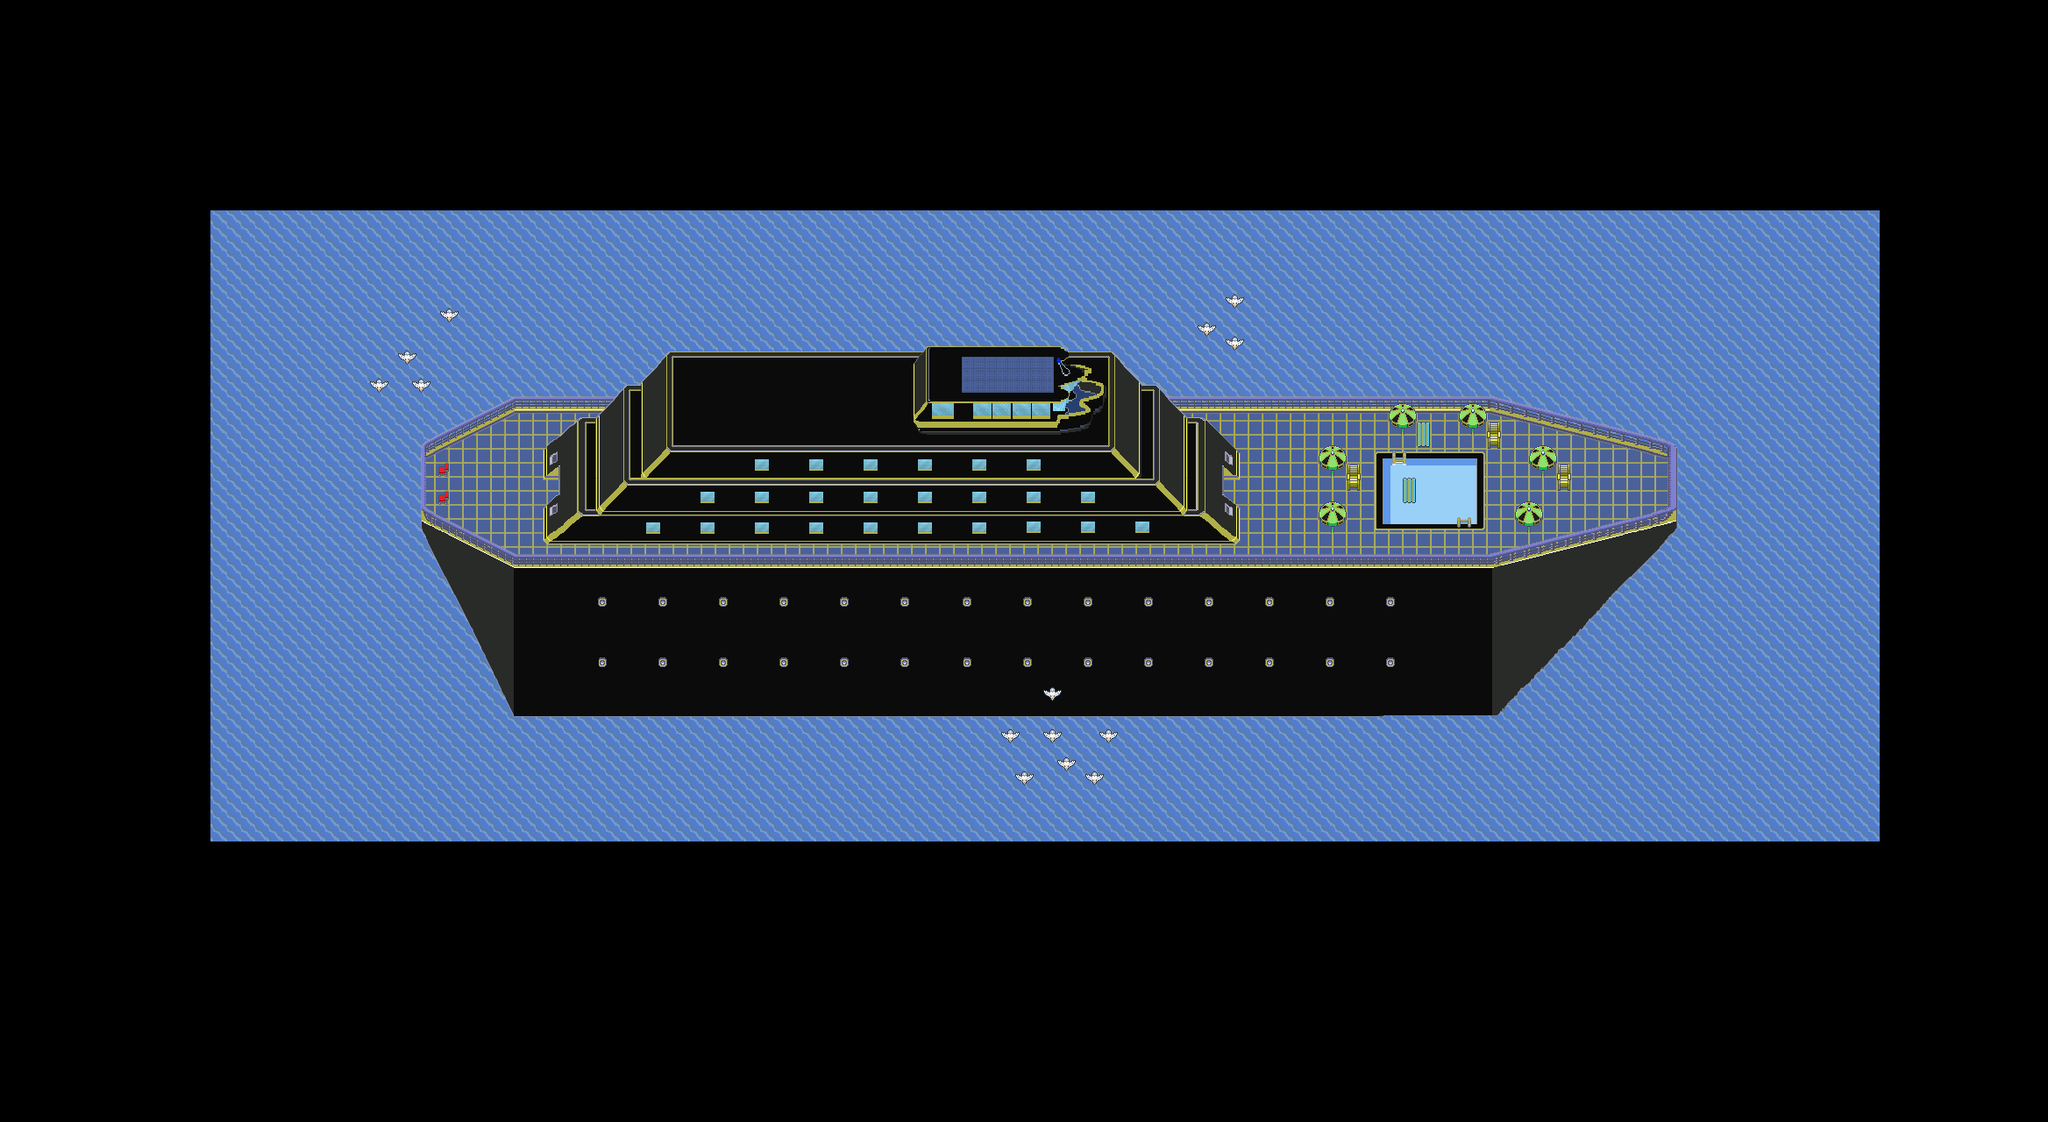

Rendered tile map (Tiled .tmx) drawn with the repository's tilesets; below, a short description and the map source with its tile grids summarised:
An orthogonal 146x80 tile map with 16x16 px tiles, 6 tile layers (Walkable, Walkable, Collisions, Water, ...), 5 tilesets.

<map version="1.0" orientation="orthogonal" width="146" height="80" tilewidth="16" tileheight="16">
 <properties>
  <property name="dayPokemonChances" value="" />
  <property name="dayPokemonLevels" value="" />
  <property name="fishPokemonChances" value="" />
  <property name="fishPokemonLevels" value="" />
  <property name="isCave" value="false" />
  <property name="nightPokemonChances" value="" />
  <property name="nightPokemonLevels" value="" />
  <property name="pvp" value="yes" />
  <property name="waterPokemonChances" value="" />
  <property name="waterPokemonLevels" value="" />
  <property name="wildProbability" value="0" />
  <property name="xOffsetModifier" value="0" />
  <property name="yOffsetModifier" value="0" />
 </properties>
 <tileset firstgid="1" source="PokeBoat Tileset.tsx" />
 <tileset firstgid="8799" source="PokeBoat Whirlpool Set.tsx" />
 <tileset firstgid="8834" source="SinnohInteriorSet1.tsx" />
 <tileset firstgid="11202" source="water-test.tsx" />
 <tileset firstgid="12226" source="Boat Interior Set 1.tsx" />
 <layer name="Walkable" width="146" height="80">
  <data>[11680 cells, 5355 non-empty, 2 distinct tile ids]</data>
 </layer>
 <layer name="Walkable" width="146" height="80">
  <data>[11680 cells, 1159 non-empty, 69 distinct tile ids]</data>
 </layer>
 <layer name="Collisions" width="146" height="80">
  <data>[11680 cells, 1766 non-empty, 1361 distinct tile ids]</data>
 </layer>
 <layer name="Water" width="146" height="80">
  <data>[11680 cells, 50 non-empty, 50 distinct tile ids]</data>
 </layer>
 <layer name="Walkable" width="146" height="80">
  <data>[11680 cells, 16 non-empty, 9 distinct tile ids]</data>
 </layer>
 <layer name="WalkBehind" width="146" height="80">
  <data>[11680 cells, 511 non-empty, 454 distinct tile ids]</data>
 </layer>
</map>
